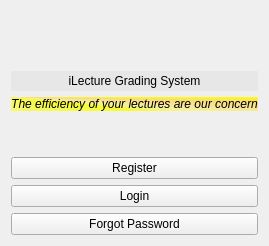
          <widget class="QWidget" name="page">
           <layout class="QVBoxLayout" name="verticalLayout_26">
            <item>
             <widget class="QLabel" name="label_13">
              <property name="text">
               <string/>
              </property>
              <property name="pixmap">
               <pixmap>:/futminna</pixmap>
              </property>
              <property name="alignment">
               <set>Qt::AlignCenter</set>
              </property>
             </widget>
            </item>
            <item>
             <spacer name="verticalSpacer_8">
              <property name="orientation">
               <enum>Qt::Vertical</enum>
              </property>
              <property name="sizeHint" stdset="0">
               <size>
                <width>20</width>
                <height>40</height>
               </size>
              </property>
             </spacer>
            </item>
            <item>
             <widget class="QLabel" name="label_17">
              <property name="styleSheet">
               <string notr="true">color: qconicalgradient(cx:0.5, cy:0.5, angle:0, stop:0 rgba(35, 40, 3, 255), stop:0.16 rgba(136, 106, 22, 255), stop:0.225 rgba(166, 140, 41, 255), stop:0.285 rgba(204, 181, 74, 255), stop:0.345 rgba(235, 219, 102, 255), stop:0.415 rgba(245, 236, 112, 255), stop:0.52 rgba(209, 190, 76, 255), stop:0.57 rgba(187, 156, 51, 255), stop:0.635 rgba(168, 142, 42, 255), stop:0.695 rgba(202, 174, 68, 255), stop:0.75 rgba(218, 202, 86, 255), stop:0.815 rgba(208, 187, 73, 255), stop:0.88 rgba(187, 156, 51, 255), stop:0.935 rgba(137, 108, 26, 255), stop:1 rgba(35, 40, 3, 255));
background-color: rgb(231, 231, 231);
padding: 3px;</string>
              </property>
              <property name="text">
               <string>iLecture Grading System</string>
              </property>
              <property name="alignment">
               <set>Qt::AlignCenter</set>
              </property>
             </widget>
            </item>
            <item>
             <widget class="QLabel" name="label_18">
              <property name="styleSheet">
               <string notr="true">font: 10pt &quot;Comic Sans MS&quot;;
font-style: italic;
background-color: qconicalgradient(cx:0, cy:0, angle:135, stop:0 rgba(255, 255, 0, 69), stop:0.244318 rgba(255, 255, 0, 69), stop:0.386364 rgba(251, 255, 0, 145), stop:0.45 rgba(247, 255, 0, 208), stop:0.477581 rgba(255, 244, 71, 130), stop:0.518717 rgba(255, 218, 71, 130), stop:0.57754 rgba(255, 203, 0, 130), stop:0.625 rgba(255, 255, 0, 255), stop:1 rgba(255, 255, 0, 69));
border-radius:0px;</string>
              </property>
              <property name="text">
               <string>The efficiency of your lectures are our concern</string>
              </property>
              <property name="alignment">
               <set>Qt::AlignCenter</set>
              </property>
             </widget>
            </item>
            <item>
             <spacer name="verticalSpacer_7">
              <property name="orientation">
               <enum>Qt::Vertical</enum>
              </property>
              <property name="sizeHint" stdset="0">
               <size>
                <width>20</width>
                <height>40</height>
               </size>
              </property>
             </spacer>
            </item>
            <item>
             <widget class="QPushButton" name="goto_regBtn">
              <property name="text">
               <string>Register</string>
              </property>
             </widget>
            </item>
            <item>
             <widget class="QPushButton" name="goto_loginBtn">
              <property name="text">
               <string>Login</string>
              </property>
             </widget>
            </item>
            <item>
             <widget class="QPushButton" name="forgotPassBtn">
              <property name="text">
               <string>Forgot Password</string>
              </property>
             </widget>
            </item>
           </layout>
          </widget>
